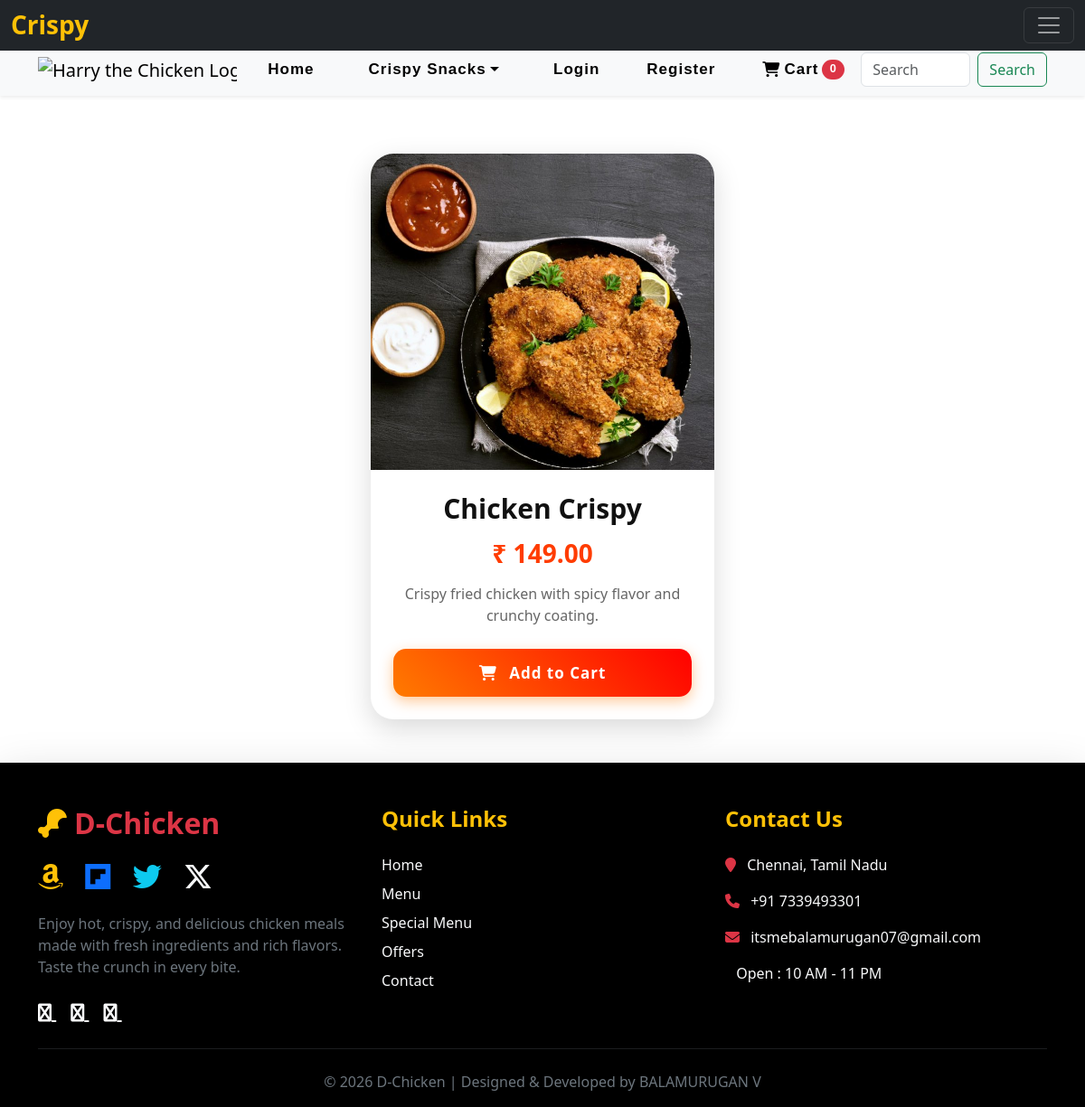
The app's page /product_details/1/ with its own data.
### crispy/models.py (models this page shows, shortened)
class Product(models.Model):
    name = models.CharField(max_length=150)
    price = models.DecimalField(max_digits=6, decimal_places=2)
    discription = models.TextField()
    image = models.ImageField(upload_to='product/')
    category = models.CharField(max_length=50, default='Crunchy')

### crispy/views.py (the view)
# urls.py: path('product_details/<int:id>/', views.product_details, name="product_details"),
def product_details(request, id):
    i = get_object_or_404(Product, id=id)
    return render(request, 'product_details.html', {'i': i})

### crispy/context_processors.py (called while the page is built)
def cart_context(request):
    cart = request.session.get('cart', {})
    cart_count = sum(cart.values()) if isinstance(cart, dict) else 0
    username = request.session.get('username') or request.COOKIES.get('username')
    if not request.session.get('username') and username:
        request.session['username'] = username
        request.session.modified = True
    return {
        'cart_count': cart_count,
        'current_user': username,
    }

### crispy/Templates/product_details.html (shortened to what this page needs)
{% extends 'base.html' %}
{% block content %}
<div class="product-box">
    <div class="card">
        <img src="{{ i.image.url }}"
             class="card-img-top"
             alt="product image">
        <div class="card-body">
            <h4 class="card-title">
                {{ i.name }}
            </h4>
            <h5 class="price">
                ₹ {{ i.price }}
            </h5>
            <p class="card-text">
                {{ i.discription }}
            </p>
            <a href="{% url 'add_to_cart' i.id %}">
                <button class="snack-btn">
                    <i class="fa-solid fa-cart-shopping me-2"></i>
                    Add to Cart
                 </button>
            </a>
        </div>
    </div>
</div>
{% endblock %}

### crispy/Templates/base.html (style rules this page uses)
body { padding-top:140px; }

### crispy/Templates/product_details.html (style rules this page uses)
.product-box { width:100%; display:flex; justify-content:center; margin-top:30px; }
.card { width:380px; border:none; border-radius:25px; overflow:hidden; background:#fff; transition:0.4s; box-shadow:0 10px 30px rgba(0,0,0,0.15); }
.card-img-top { width:100%; height:350px; object-fit:cover; transition:0.5s; }
.card-body { text-align:center; padding:25px; }
.card-title { font-size:30px; font-weight:900; color:#111; margin-bottom:15px; }
.price { font-size:28px; font-weight:900; color:#ff3c00; margin-bottom:15px; }
.card-text { color:#666; font-size:16px; margin-bottom:25px; }
.snack-btn { width:100%; padding:14px 20px; border:none; border-radius:14px; background:linear-gradient(45deg,#ff7b00,#ff0000); color:white; font-weight:800; font-size:17px; letter-spacing:1px; transition:0.4s; box-shadow:0 5px 15px rgba(255,123,0,0.4); }

### records on screen
Product: image (picture), name "Chicken Crispy", price "149.00", discription "Crispy fried chicken with spicy flavor and crunchy coating."

### other values on screen
{{ cart_count|default:0 }} "0"
